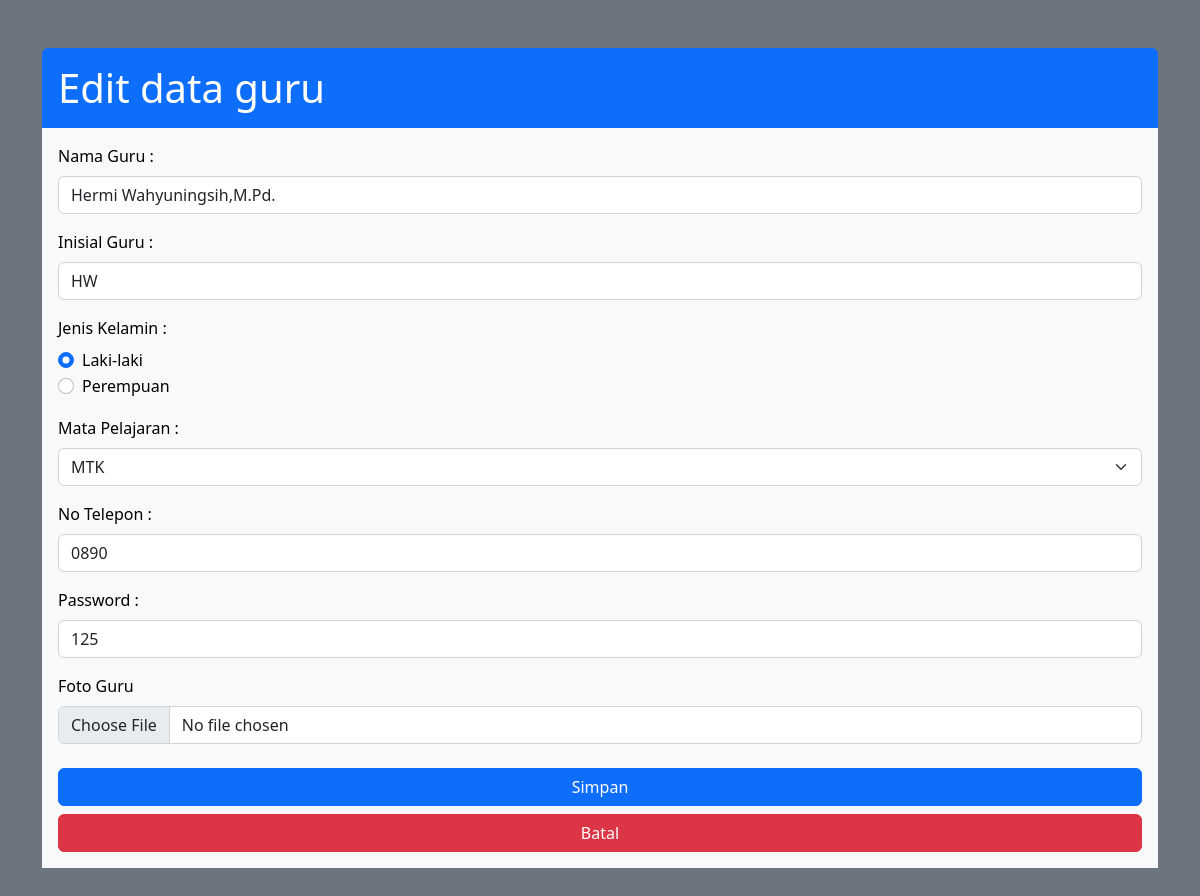
Screenshot of /admin/_dataguru/editguru.php?kodeGuru=19 (signed in) with the database file from the repository.
### tables this page shows
CREATE TABLE `guru` (
  `kodeGuru` int(3) NOT NULL,
  `inisialGuru` varchar(5) NOT NULL,
  `namaGuru` varchar(60) NOT NULL,
  `kodeMapel` int(3) NOT NULL,
  `jenisKelamin` varchar(10) NOT NULL,
  `noTelp` varchar(13) NOT NULL,
  `password` varchar(60) NOT NULL,
  `fotoGuru` varchar(60) NOT NULL
);

### admin/_dataguru/editguru.php (the view, shortened to what this page needs)
<?php
include '../../koneksi.php';
$guru = mysqli_query($db, "SELECT * FROM guru WHERE kodeGuru='$_GET[kodeGuru]'");
$dataguru = mysqli_fetch_array($guru);
$query1 = "SELECT * FROM  mapel";
$result1 = mysqli_query($db, $query1);
?>
<!DOCTYPE html>
<html lang="en">
<head>
    <link rel="stylesheet" type="text/css" href="../../css/bootstrap.min.css">
</head>
<body class="bg-secondary">
<div class="container mt-5 mb-5">
    <h1 class="text-white bg-primary p-3 m-0 rounded-top">Edit data guru</h1>
    <form action="" method="post" enctype="multipart/form-data" class="text-black bg-light p-3" >
        <div class="mb-3">
            <label for="namaGuru" class="form-label">Nama Guru :</label>
            <input type="text" class="form-control" name="namaGuru" id="namaGuru" value="<?= $dataguru["namaGuru"]; ?>" placeholder="Masukkan nama guru" required  >
        </div>
        <div class="mb-3">
            <label for="inisialGuru" class="form-label">Inisial Guru :</label>
            <input type="text" class="form-control" name="inisialGuru" id="inisialGuru" value="<?= $dataguru["inisialGuru"]; ?>" placeholder="Maasukkan inisial guru" >
        </div>
        <label for="jenisKelamin" class="form-label">Jenis Kelamin :</label>
            <div class="form-check">
                <input class="form-check-input" type="radio" name="jenisKelamin" id="jenisKelamin" value="Laki-Laki" checked>
                <label class="form-check-label" for="lakiLaki">
                    Laki-laki
                </label>
            </div>
            <div class="form-check">
                <input class="form-check-input" type="radio" name="jenisKelamin" id="jenisKelamin" value="Perempuan">
                <label class="form-check-label mb-3" for="Perempuan">
                    Perempuan
                </label>
            </div>
        <div class="mb-3">
            <label for="kodeMapel" class="form-label">Mata Pelajaran :</label>
            <select class="form-select" aria-label="Default select example" name="kodeMapel" id="kodeMapel">
                <?php while ($row1 = mysqli_fetch_array($result1)) : ?>
                    <option value="<?php echo $row1[0]; ?>"><?php echo $row1[1]; ?></option>
                <?php endwhile; ?>
            </select>
        </div>
        <div class="mb-3">
            <label for="noTelp" class="form-label">No Telepon :</label>
            <input type="text" class="form-control" name="noTelp" id="noTelp" value="<?= $dataguru["noTelp"]; ?>" placeholder="Masukkan no telepon">
        </div>
        <div class="mb-3">
            <label for="password" class="form-label">Password :</label>
            <input type="text" class="form-control" name="password" id="password" value="<?= $dataguru["password"]; ?>" placeholder="Masukkan password">
        </div>
        <div class="mb-0">
            <label for="fotoGuru" class="form-label">Foto Guru</label>
        </div>
        <div class="mb-4">
            <input class="form-control" type="file" name="fotoGuru" id="fotoGuru" value="">
        </div>
        <div class="d-grid gap-2 mb-2">
            <button class="btn btn-primary" type="submit" name="submit" id="submit">Simpan</button>
        </div>
        <div class="d-grid gap-2">
        <a class="btn btn-danger" type="button" href="dataguru.php">Batal</a>
        </div>
    </form>
</div>
</body>
</html>

### rows the page displays
guru: namaGuru "Hermi Wahyuningsih,M.Pd.", inisialGuru "HW", noTelp "0890", password "125"

### other values shown
form field kodeMapel "MTK"
